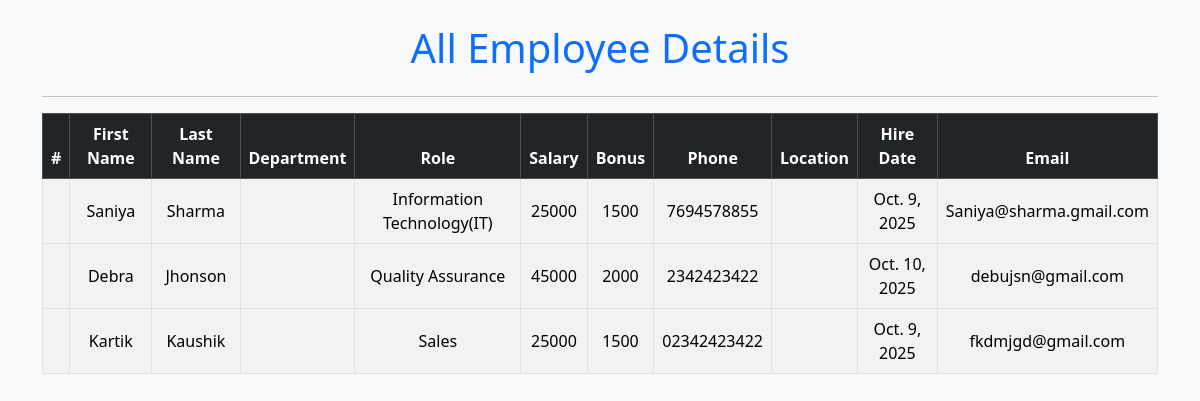
The page /all_emp on the database as committed earlier.
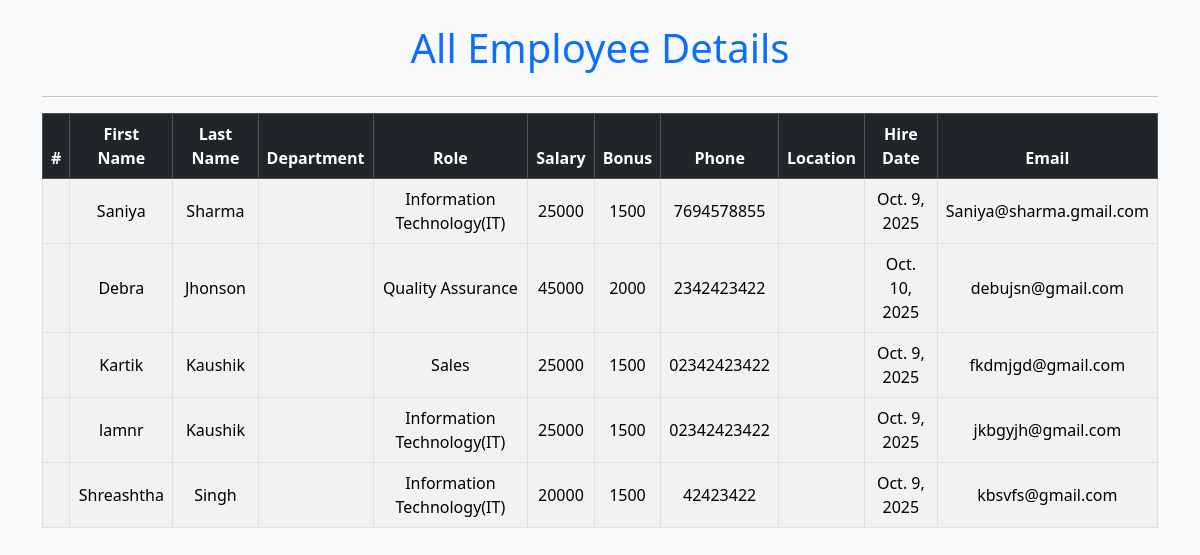
The same page on the database as committed later.
### emp_app/models.py (models this page shows)
class Employee(models.Model):
    first_name = models.CharField(max_length=100, null=False)
    last_name = models.CharField(max_length=100, null=False)
    dept = models.ForeignKey(Department, on_delete=models.CASCADE)
    role = models.ForeignKey(Role, on_delete=models.CASCADE)
    salary = models.IntegerField(default=0)
    bonus = models.IntegerField(default=0)
    phone = models.CharField(max_length=10, null=False)
    hire_date = models.DateField()
    email = models.EmailField(max_length=100, null=False)
    password = models.CharField(max_length=100, null=False)
    def __str__(self):
        return  "%s %s %s %s" % (self.first_name, self.last_name, self.dept, self.role)

class Role(models.Model):
    name = models.CharField(max_length=100, null=False)
    def __str__(self):
        return self.name

### emp_app/views.py (the view)
# urls.py: path('all_emp', views.all_emp, name='all_emp'),
def all_emp(request):
    emps=Employee.objects.all()
    context={
        'emps':emps
    }
    print(context)
    return render(request, 'view_all_emp.html', context)

### emp_app/models.py (called while the page is built)
    def __str__(self):
        return self.name

### emp_app/templates/view_all_emp.html (shortened to what this page needs)
<!DOCTYPE html>
<html lang="en">
<head>
    <link href="https://cdn.jsdelivr.net/npm/bootstrap@5.3.2/dist/css/bootstrap.min.css" rel="stylesheet">
</head>
<body class="bg-light">
    <div class="container mt-4">
        <h1 class="text-center text-primary mb-4">All Employee Details</h1>
        <hr>
        <table class="table table-bordered table-striped table-hover align-middle">
            <thead class="table-dark text-center">
                <tr>
                    <th scope="col">#</th>
                    <th scope="col">First Name</th>
                    <th scope="col">Last Name</th>
                    <th scope="col">Department</th>
                    <th scope="col">Role</th>
                    <th scope="col">Salary</th>
                    <th scope="col">Bonus</th>
                    <th scope="col">Phone</th>
                    <th scope="col">Location</th>
                    <th scope="col">Hire Date</th>
                    <th scope="col">Email</th>
                </tr>
            </thead>
                {% for emps in emps %}
            <tbody>
                <tr class="text-center">
                    <th scope="row">{{ emp.id }}</th>
                    <td>{{ emps.first_name }}</td>
                    <td>{{ emps.last_name }}</td>
                    <td>{{ emps.department.name }}</td>
                    <td>{{ emps.role.name }}</td>
                    <td>{{ emps.salary }}</td>
                    <td>{{ emps.bonus }}</td>
                    <td>{{ emps.phone }}</td>
                    <td>{{ emps.department.location }}</td>
                    <td>{{ emps.hire_date }}</td>
                    <td>{{ emps.email }}</td>
                </tr>
            </tbody>
                {% endfor %}
        </table>
    </div>
</body>
</html>

Rows that differ between the two databases and show on the page:
added Employee: first_name "lamnr", last_name "Kaushik", role.name "Information Technology(IT)", salary "25000", bonus "1500", phone "02342423422", hire_date "Oct. 9, 2025", email "jkbgyjh@gmail.com"
added Employee: first_name "Shreashtha", last_name "Singh", role.name "Information Technology(IT)", salary "20000", bonus "1500", phone "42423422", hire_date "Oct. 9, 2025", email "kbsvfs@gmail.com"
